Frame 1 (no input): blank canvas, image omitted
Frame 60 (no input): blank canvas, image omitted
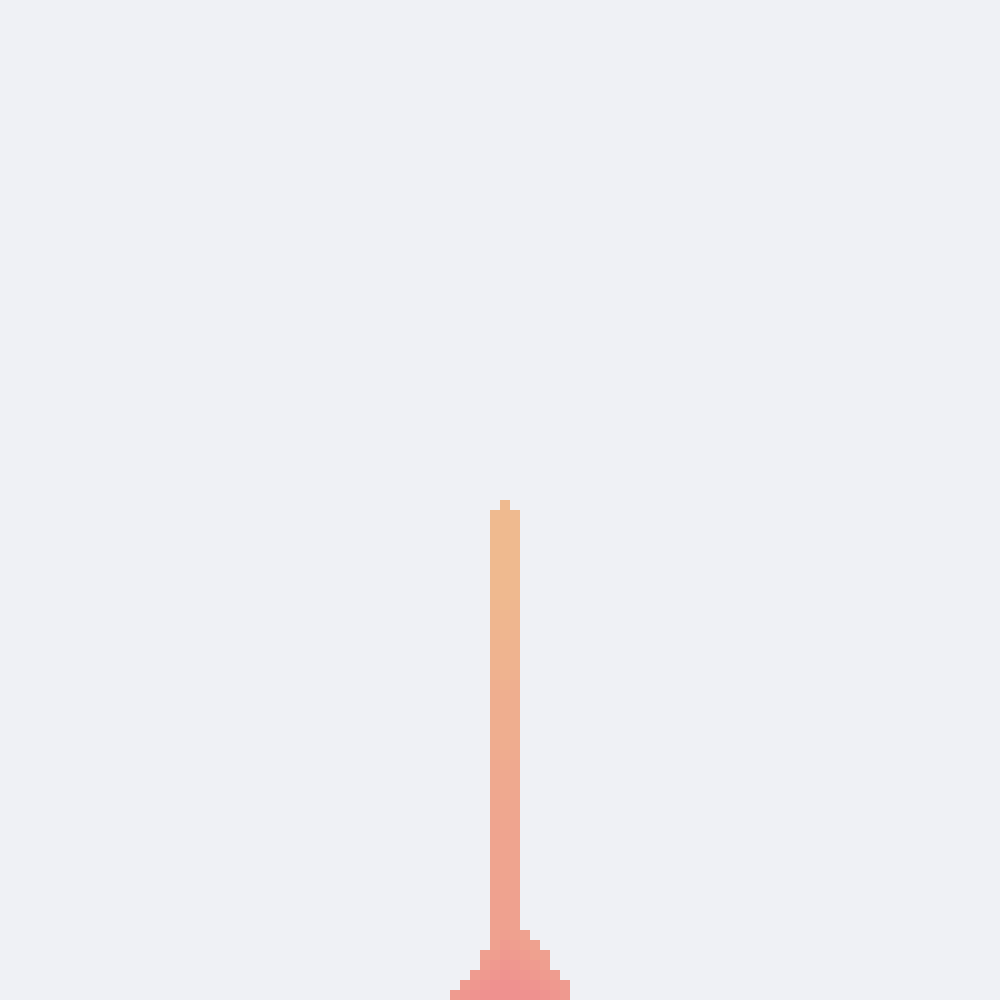
Frame 120 (the mouse pressed at the canvas centre since frame 60)

The p5.js sketch whose frames 1 and 60 were blank and that drew this single picture after the mouse press (run headless with seeded random() and noise() and a simulated clock; from frame 60 on, the mouse is pressed at the canvas centre):

// p5.js sketch
// ── sketch.js
let height = 1000;
let width = 1000;

let w = 10;
let cols = Math.floor(width / w);
let rows = Math.floor(height / w)
let grid = make_grid(cols, rows, 0);
let hue = 1;

let brush_size = 2;

function make_grid(cols, rows, defaultVal) {
  let arr = new Array(cols);
  for (let i = 0; i < arr.length; i++) {
    arr[i] = new Array(rows).fill(defaultVal);
  }
  return arr;
}

function drawCell(row, col, state) {
  let x = col * w;
  let y = row * w;
  // use state as hue
  let color = `hsl(${state}, 75%, 75%)`;
  fill(color);
  rect(x, y, w, w);
}

function draw_cells() {
  // draw grid
  for (let row = 0; row < grid.length; row++) {
    for (let col = 0; col < grid[0].length; col++) {
      let state = grid[row][col];
      // draw cell
      if (state > 0) {
        drawCell(row, col, state);
      }
    }
  }
}

function step_cells() {
  // step cells
  let next = make_grid(grid.length, grid[0].length, 0);

  // instead go from bottom up
  for (let row = grid.length - 1; row >= 0; row--) {
    for (let col = 0; col < grid[0].length; col++) {
        
      let state = grid[row][col];

      if (state == 0) {
        continue;
      }

      if (row < grid.length - 1) {
        let state_below = grid[row + 1][col];
        if (state_below == 0) {
          grid[row + 1][col] = state;
          grid[row][col] = 0;
        } else {
          // check cell below to the right
          let state_below_right = -1;
          let state_below_left = -1;
          let available = [];
          
          if (col < grid[0].length - 1) {
            state_below_right = grid[row + 1][col + 1];
            if (state_below_right == 0) {
              available.push([row + 1, col + 1]);
            }
          }
          if (col > 0) {
            state_below_left = grid[row + 1][col - 1];
            if (state_below_left == 0) {
              available.push([row + 1, col - 1]);
            }
          }

          // choose a random available cell
          if (available.length > 0) {
            let rand = Math.floor(Math.random() * available.length);
            let [r, c] = available[rand];
            grid[r][c] = state;
            grid[row][col] = 0;
          }
        }
      }
    }
  }
}

function handle_mouse_drag() {
  if (mouseIsPressed) {
    let row = Math.floor(mouseY / w);
    let col = Math.floor(mouseX / w);

    if (row > grid.length -1 || col > grid[0].length -1 || row < 0 || col < 0) {
      return;
    }

    // use brush size as radius
    let radius = Math.floor(brush_size / 2);
    for (let i = -radius; i <= radius; i++) {
      for (let j = -radius; j <= radius; j++) {
        let r = row + i;
        let c = col + j;

        let distance = Math.sqrt(Math.pow(i, 2) + Math.pow(j, 2));

        if (r < grid.length && c < grid[0].length && r >= 0 && c >= 0 && distance <= radius) {
          grid[r][c] = hue;
        }
      }
    }

    if (Math.random() < 0.5) {
      hue += 1;
    }

    if (hue > 360) {
      hue = 1;
    }
  }
}

function setup() {
  createCanvas(width, height);
  noStroke();
}

function draw() {
  background('#eff1f5');
  handle_mouse_drag();
  step_cells();
  draw_cells();
}
